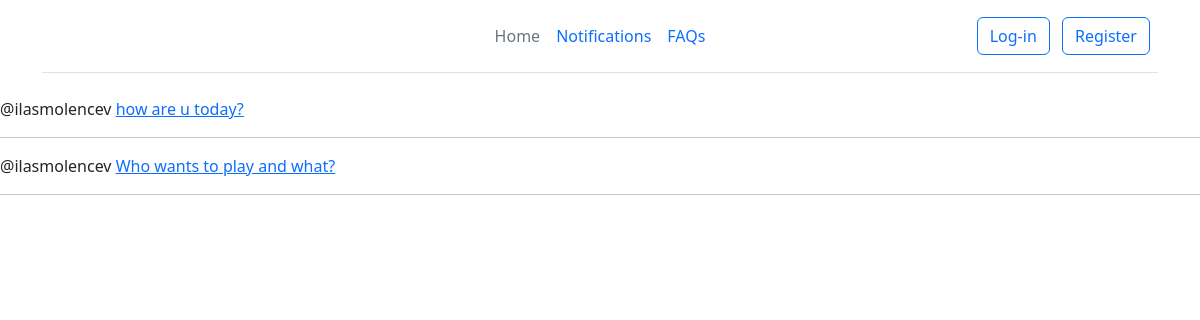
Before: / with the older database file.
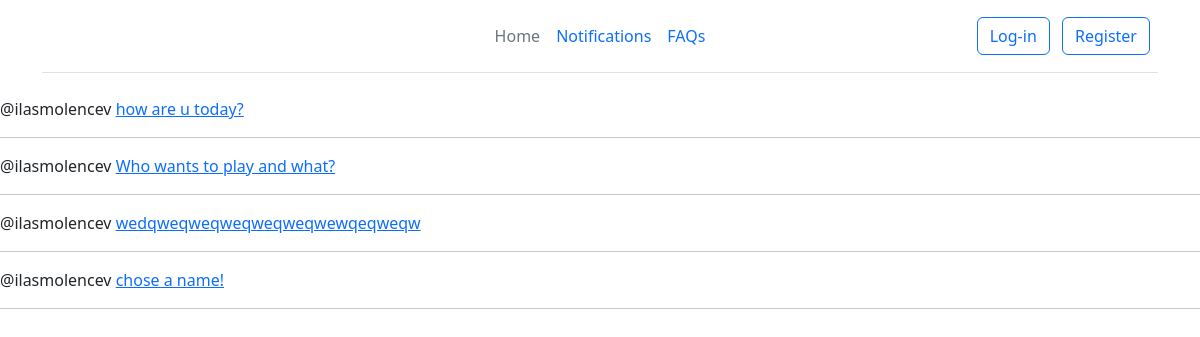
After: the same page with the newer database file.
### posts/models.py (models this page shows, shortened)
class Message(models.Model):
    user = models.ForeignKey('CustomUser',on_delete=models.CASCADE)
    content = models.TextField(max_length = 256,blank = True)
    created_at = models.DateTimeField(auto_now_add=True)
    replies = models.ForeignKey('self', on_delete=models.CASCADE, blank = True, null = True)

class CustomUser(AbstractUser):
    username = models.CharField(max_length=25, unique=True, blank=False)
    tag = models.SlugField(max_length=25, unique=True, blank=False)
    created_at = models.DateTimeField(auto_now_add=True)
    first_name = None
    last_name = None
    def __str__(self):
        return self.username

### posts/views.py (the view)
# urls.py: path('', views.feedView, name="home"),
def feedView(request):
    posts = Message.objects.filter(replies__isnull=True)
    messages = Message.objects.all()
    context = {"messages": messages, "posts": posts}
    return render(request, 'feed.html', context)

### posts/templates/feed.html
{% extends 'base.html' %}
{% block content %}
    {% for post in posts %}
        @{{ post.user }}
        <a href="{% url 'post-view' post.id %}">{{ post.content }}</a>
    <hr>
    {% endfor %}
{% endblock %}

### posts/templates/base.html (shortened to what this page needs)
<!DOCTYPE html>
<html lang="en">
<head>
</head>
<body>
    <div class="container">
        <header class="d-flex flex-wrap align-items-center justify-content-center justify-content-md-between py-3 mb-4 border-bottom">
          <div class="col-md-3 mb-2 mb-md-0">
            <a href="/" class="d-inline-flex link-body-emphasis text-decoration-none">
              <svg class="bi" width="40" height="32" role="img" aria-label="Bootstrap"><use xlink:href="#bootstrap"></use></svg>
            </a>
          </div>
          <ul class="nav col-12 col-md-auto mb-2 justify-content-center mb-md-0">
            <li><a href="{% url 'home' %}" class="nav-link px-2 link-secondary">Home</a></li>
            <li><a href="#" class="nav-link px-2">Notifications</a></li>
            <li><a href="#" class="nav-link px-2">FAQs</a></li>
          </ul>
          <div class="col-md-3 text-end">
            {% if user.is_authenticated %}
              {{ user.username }}
              <a href="{% url 'logout' %}" class="btn btn-outline-primary me-2">Log-out</a>
            {% else %}
              <a href="{% url 'login' %}" class="btn btn-outline-primary me-2">Log-in</a>
              <a href="{% url 'register' %}" class="btn btn-outline-primary me-2">Register</a>
            {% endif %}
          </div>
        </header>
      </div>
    {% block content %}
    {% endblock %}
    <link href="https://cdn.jsdelivr.net/npm/bootstrap@5.3.3/dist/css/bootstrap.min.css" rel="stylesheet">
</body>
</html>

Changed rows visible on the page:
added Message: user "ilasmolencev", content "wedqweqweqweqweqweqwewqeqweqw"
added Message: user "ilasmolencev", content "chose a name!"
